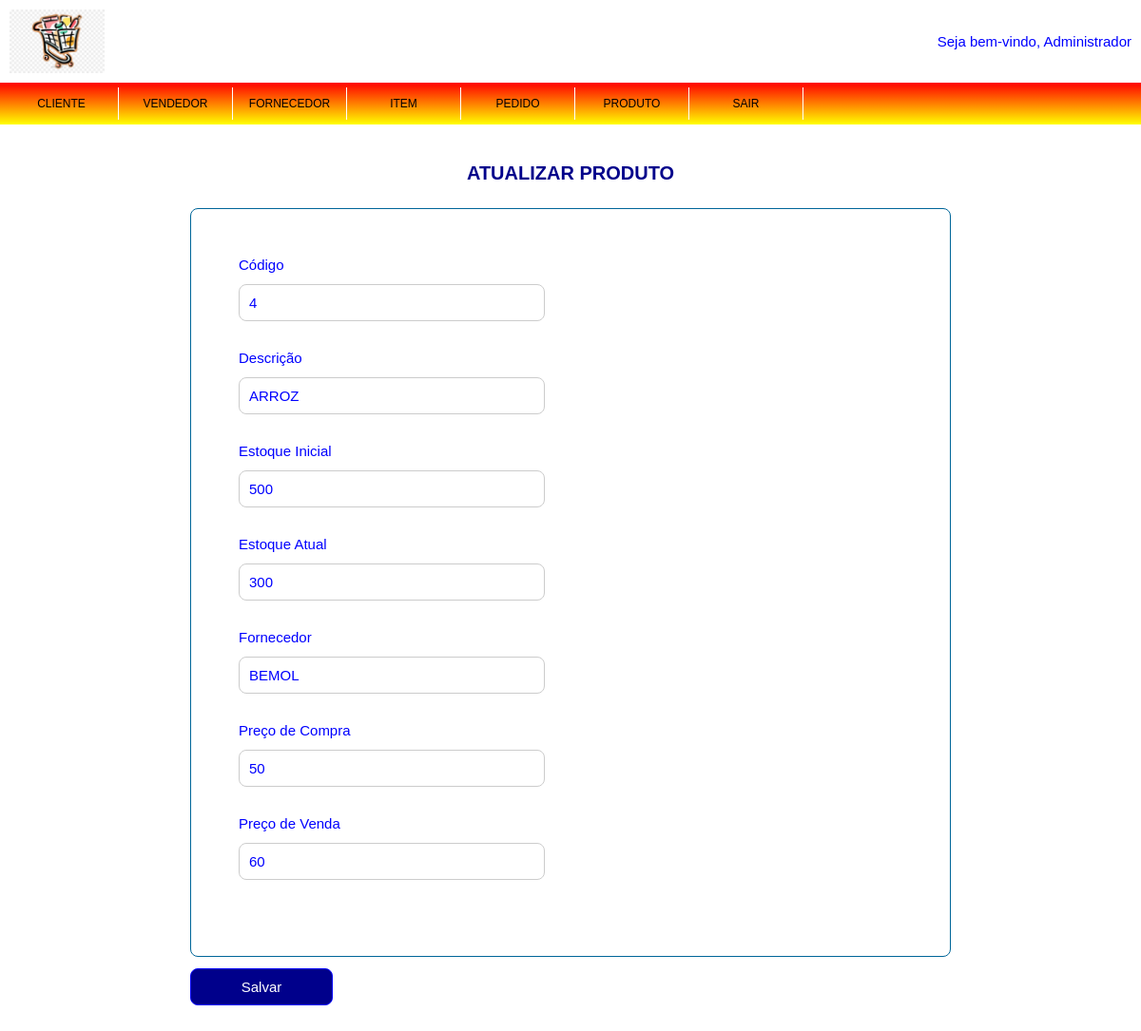
/admin/produto/editar.php?codigo_produto=4 (signed in), run on the app's committed database.
### tables this page shows
CREATE TABLE `produto` (
  `codigo_produto` int(11) NOT NULL,
  `descricao` varchar(50) NOT NULL,
  `estoque_inicial` int(11) NOT NULL,
  `estoque_atual` int(11) NOT NULL,
  `fornecedor` varchar(50) NOT NULL,
  `preco_compra` float NOT NULL,
  `preco_venda` float NOT NULL,
  `codigo_fornecedor` int(11) NOT NULL
);

### admin/produto/editar.php (the view)
<?php require('../topo_admin.php');
	require('../../conexao.php');
	$codigo_produto = $_GET['codigo_produto'];
	$select_produto = mysqli_query($conexao, "SELECT * FROM produto WHERE codigo_produto = $codigo_produto");
		if (mysqli_num_rows($select_produto) > 0) {
			$dados_produto = mysqli_fetch_assoc($select_produto);
		} else {
			echo "<script> alert ('NÃO EXISTEM PRODUTOS CADASTRADOS!');</script>";
			echo "<script> window.location.href='$url_admin/produto';</script>";
		}
?>
		<form id="form_produto" name="form_produto" method="post" action="salvar.php" class="form_produto">
			<div><h1>ATUALIZAR PRODUTO</h1></div>
				<div class="agrupamento_produto">
						<div>
							<div><label>Código</label></div>
							<div><input type="text" id="codigo_produto" name="codigo_produto" value="<?php echo $dados_produto['codigo_produto'];?>" readonly></div>
						</div>
						<div>
							<div><label>Descrição</label></div>
							<div><input type="text" id="descricao" name="descricao" value="<?php echo $dados_produto['descricao'];?>" required autofocus></div>
						</div>
						<div>
							<div><label>Estoque Inicial</label></div>
							<div><input type="text" id="estoque_inicial" name="estoque_inicial" value="<?php echo $dados_produto['estoque_inicial'];?>" required autofocus></div>
						</div>
						<div>
							<div><label>Estoque Atual</label></div>
							<div><input type="text" id="estoque_atual" name="estoque_atual" value="<?php echo $dados_produto['estoque_atual'];?>" required autofocus></div>
						</div>
						<div>
							<div><label>Fornecedor</label></div>
							<div><input type="text" id="fornecedor" name="fornecedor" value="<?php echo $dados_produto['fornecedor'];?>" required autofocus></div>
						</div>
						<div>
							<div><label>Preço de Compra</label></div>
							<div><input type="text" id="preco_compra" name="preco_compra" value="<?php echo $dados_produto['preco_compra'];?>" required autofocus></div>
						</div>
						<div>
							<div><label>Preço de Venda</label></div>
							<div><input type="text" id="preco_venda" name="preco_venda" value="<?php echo $dados_produto['preco_venda'];?>" required autofocus></div>
						</div>
				</div>
				<div><input type="submit" id="btn_entrar" name="btn_entrar" value="Salvar"></div>
		</form>
</body>
</html>

### css/estilo.css (style rules this page uses)
* { margin: 0; padding: 0; font-family: Arial, Helvetica, sans-serif; color: blue; }
html { font-size: 62.5%; }
h1 { font-size: 4rem; margin-bottom: 2.5rem; color: #00008B; text-align: center; }
label, input[type="text"], input[type="password"],input[type="submit"] { font-size: 1.5rem; }
input[type="text"], input[type="password"] { width: 300px; padding: 1.0rem; margin-top: 1.2rem; margin-bottom: 3rem; border: 1px solid #CCC; border-radius: 8px; }
input[type="submit"] { color: #FFF; width: 325px; padding: 1.0rem; margin-top: 1.2rem; margin-bottom: 1.2rem; border: 1px solid #CCC; border-radius: 8px; background: #00008B; border: 0; border: 1px solid blue; border-radius: 8px; clienter: pointer; }
.form_produto { width: 800px; margin: 4rem auto; }
.form_produto > div > h1 { font-size: 2rem; }
.form_produto > div > input[type="submit"] { width: 150px; }
.agrupamento_produto { display:flex; flex-direction: column; align-items: left; border: 1px solid #069; padding: 5rem; border-radius: 8px; }

### data on the page
produto: codigo_produto "4", descricao "ARROZ", estoque_inicial "500", estoque_atual "300", fornecedor "BEMOL", preco_compra "50", preco_venda "60"

### other printed values
$_SESSION['nome_completo_login'] "Administrador"
